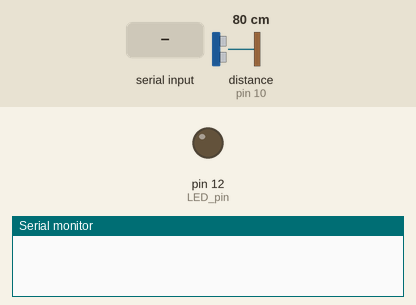
Recording of a sketch running on a simulated Arduino Uno, built with avr-gcc and run on an emulated ATmega328P. Shown: output pins drawn as LEDs (lit = HIGH), the last lines printed to the serial monitor. Dashed ring = blinking. The test bench sets the inputs (shaded band); at power-on: distance to the obstacle (sensor on pin 10) 80 cm. The echo pulse lasts 58.3 µs per cm; pins used as bus, display or sensor lines are not drawn.

Above: at 1.2 s.
1.3 s: "1" received over Serial
At 2.7 s:
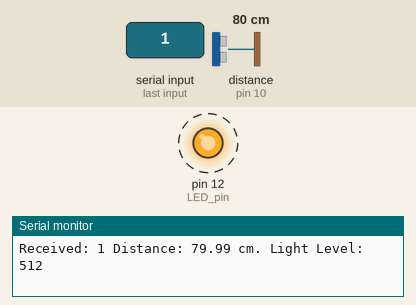
Timing chart, 0 to 10.3 s (numbered marks = the images above; inputs shaded):
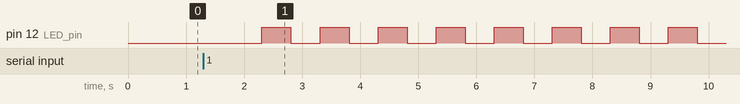

Measured:
- after the input at 1.3 s, pin 12 (LED_pin): alternates HIGH for 0.50 s and LOW for 0.50 s, starting after 1.0 s

The sketch:

Serial_sender_rasp_py.ino
```cpp
const int trigPin = 9;
const int echoPin = 10;
const int sensorPin = A0;

void setup() {
  Serial.begin(9600);
  pinMode(12, OUTPUT);  // LED pin
  pinMode(trigPin, OUTPUT);
  pinMode(echoPin, INPUT);
}

void loop() {
  if (Serial.available()) {
    String msg = Serial.readString();
    int light = readLightLevel();

    Serial.print("Received: ");
    Serial.print(msg);
    Serial.print(" Distance: ");
    Serial.print(getDistanceCm(), 2);
    Serial.print(" cm.");
    Serial.print(" Light Level: ");
    Serial.println(light);


    digitalWrite(12, HIGH); // LED ON

    int var = 0;
    while (var < 10) {
      Blink(500);
      var++;
    }
  }
}

void Blink(int x) {
  digitalWrite(12, HIGH);
  delay(x);
  digitalWrite(12, LOW);
  delay(x);
}

float getDistanceCm() {
  digitalWrite(trigPin, LOW);
  delayMicroseconds(2);
  digitalWrite(trigPin, HIGH);
  delayMicroseconds(10);
  digitalWrite(trigPin, LOW);

  long duration = pulseIn(echoPin, HIGH);
  float distanceCm = duration * 0.0343 / 2;

  return distanceCm;
}

// Function to read light level from KY-018
int readLightLevel() {
  return analogRead(sensorPin);  // Returns value from 0 (dark) to 1023 (bright)
}
```
